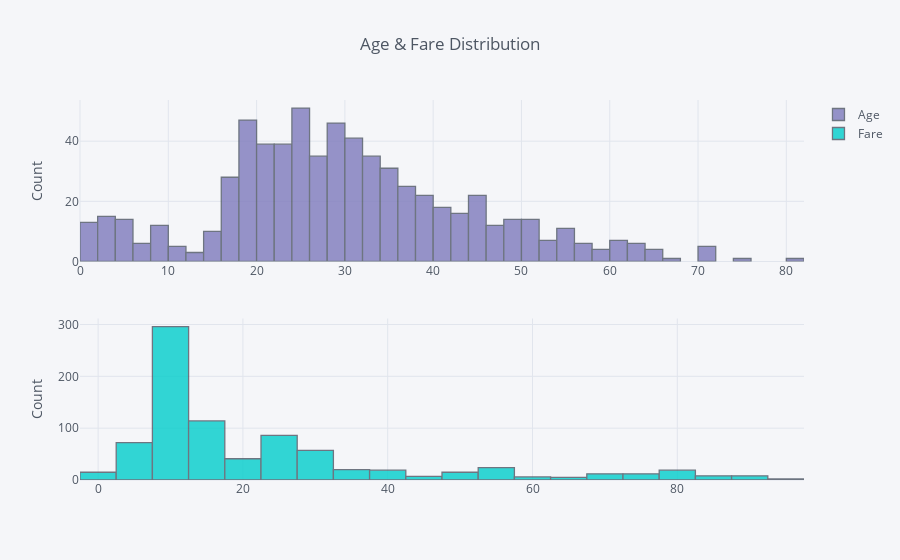

This figure's notebook cell:
### Code cell
train_df_fareoutliers_as_nan = train_df.copy()
train_df_fareoutliers_as_nan[train_df_fareoutliers_as_nan['Fare'] > 100] = np.nan
train_df_fareoutliers_as_nan[['Age', 'Fare']].iplot(kind='hist',
                                                    yTitle='Count', 
                                                    title='Age & Fare Distribution', 
                                                    subplots=True, 
                                                    shape=(2, 1),
                                                    colors=['#7D7ABC', '#00CECB'])

### Figure 1 — Plotly figure (JSON) as saved in the notebook; plotly's stock layout.template omitted (floating-point values rounded to 4 significant figures; data arrays with more than 128 entries replaced by an {"elided": "..."} marker saying what was removed)
{"data": [{"histfunc": "count", "histnorm": "", "marker": {"color": "rgba(125, 122, 188, 1.0)", "line": {"color": "#4D5663", "width": 1.3}}, "name": "Age", "opacity": 0.8, "orientation": "v", "type": "histogram", "uid": "09e4ddbd-7705-4e7d-8856-7c6d87690539", "x": {"elided": "891 float values"}, "xaxis": "x", "yaxis": "y"}, {"histfunc": "count", "histnorm": "", "marker": {"color": "rgba(0, 206, 203, 1.0)", "line": {"color": "#4D5663", "width": 1.3}}, "name": "Fare", "opacity": 0.8, "orientation": "v", "type": "histogram", "uid": "d8db3d33-2462-477e-965f-9214a4ed5f31", "x": {"elided": "891 float values"}, "xaxis": "x2", "yaxis": "y2"}], "layout": {"barmode": "overlay", "legend": {"bgcolor": "#F5F6F9", "font": {"color": "#4D5663"}}, "paper_bgcolor": "#F5F6F9", "plot_bgcolor": "#F5F6F9", "title": {"font": {"color": "#4D5663"}, "text": "Age & Fare Distribution"}, "xaxis": {"anchor": "y", "domain": [0, 1], "gridcolor": "#E1E5ED", "showgrid": true, "tickfont": {"color": "#4D5663"}, "title": {"font": {"color": "#4D5663"}, "text": ""}, "zerolinecolor": "#E1E5ED"}, "xaxis2": {"anchor": "y2", "domain": [0, 1], "gridcolor": "#E1E5ED", "showgrid": true, "tickfont": {"color": "#4D5663"}, "title": {"font": {"color": "#4D5663"}, "text": ""}, "zerolinecolor": "#E1E5ED"}, "yaxis": {"anchor": "x", "domain": [0.575, 1], "gridcolor": "#E1E5ED", "showgrid": true, "tickfont": {"color": "#4D5663"}, "title": {"font": {"color": "#4D5663"}, "text": "Count"}, "zerolinecolor": "#E1E5ED"}, "yaxis2": {"anchor": "x2", "domain": [0, 0.425], "gridcolor": "#E1E5ED", "showgrid": true, "tickfont": {"color": "#4D5663"}, "title": {"font": {"color": "#4D5663"}, "text": "Count"}, "zerolinecolor": "#E1E5ED"}}}
